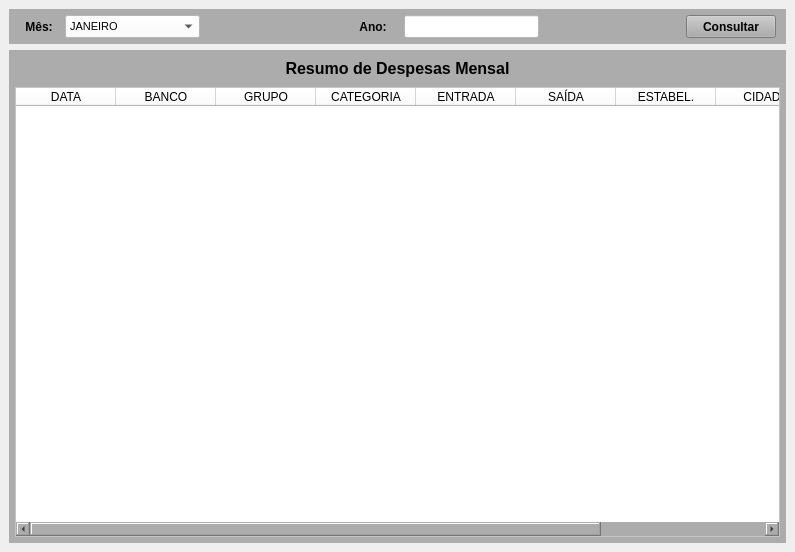
<?xml version="1.0" encoding="UTF-8"?>
<ui version="4.0">
 <class>MainWindow</class>
 <widget class="QMainWindow" name="MainWindow">
  <property name="geometry">
   <rect>
    <x>0</x>
    <y>0</y>
    <width>795</width>
    <height>552</height>
   </rect>
  </property>
  <property name="windowTitle">
   <string>MainWindow</string>
  </property>
  <widget class="QWidget" name="centralwidget">
   <layout class="QVBoxLayout" name="verticalLayout">
    <item>
     <widget class="QWidget" name="widget_5" native="true">
      <property name="minimumSize">
       <size>
        <width>0</width>
        <height>35</height>
       </size>
      </property>
      <property name="maximumSize">
       <size>
        <width>16777215</width>
        <height>35</height>
       </size>
      </property>
      <property name="styleSheet">
       <string notr="true">background-color: rgb(172, 172, 172);</string>
      </property>
      <layout class="QHBoxLayout" name="horizontalLayout_3">
       <property name="spacing">
        <number>6</number>
       </property>
       <property name="leftMargin">
        <number>10</number>
       </property>
       <property name="topMargin">
        <number>6</number>
       </property>
       <property name="rightMargin">
        <number>10</number>
       </property>
       <property name="bottomMargin">
        <number>6</number>
       </property>
       <item>
        <widget class="QLabel" name="label_16">
         <property name="minimumSize">
          <size>
           <width>40</width>
           <height>0</height>
          </size>
         </property>
         <property name="maximumSize">
          <size>
           <width>40</width>
           <height>16777215</height>
          </size>
         </property>
         <property name="font">
          <font>
           <pointsize>9</pointsize>
           <weight>75</weight>
           <bold>true</bold>
          </font>
         </property>
         <property name="text">
          <string>Mês:</string>
         </property>
         <property name="alignment">
          <set>Qt::AlignCenter</set>
         </property>
        </widget>
       </item>
       <item>
        <widget class="QComboBox" name="combo_Banco">
         <property name="sizePolicy">
          <sizepolicy hsizetype="Preferred" vsizetype="Preferred">
           <horstretch>0</horstretch>
           <verstretch>0</verstretch>
          </sizepolicy>
         </property>
         <property name="minimumSize">
          <size>
           <width>0</width>
           <height>0</height>
          </size>
         </property>
         <property name="maximumSize">
          <size>
           <width>16777215</width>
           <height>16777215</height>
          </size>
         </property>
         <property name="font">
          <font>
           <pointsize>8</pointsize>
          </font>
         </property>
         <property name="styleSheet">
          <string notr="true">background-color: rgb(255, 255, 255);</string>
         </property>
         <item>
          <property name="text">
           <string>JANEIRO</string>
          </property>
         </item>
         <item>
          <property name="text">
           <string>FEVEREIRO</string>
          </property>
         </item>
         <item>
          <property name="text">
           <string>MARÇO</string>
          </property>
         </item>
         <item>
          <property name="text">
           <string>ABRIL</string>
          </property>
         </item>
         <item>
          <property name="text">
           <string>MAIO</string>
          </property>
         </item>
         <item>
          <property name="text">
           <string>JUNHO</string>
          </property>
         </item>
         <item>
          <property name="text">
           <string>JULHO</string>
          </property>
         </item>
         <item>
          <property name="text">
           <string>AGOSTO</string>
          </property>
         </item>
         <item>
          <property name="text">
           <string>SETEMBRO</string>
          </property>
         </item>
         <item>
          <property name="text">
           <string>OUTUBRO</string>
          </property>
         </item>
         <item>
          <property name="text">
           <string>NOVEMBRO</string>
          </property>
         </item>
         <item>
          <property name="text">
           <string>DEZEMBRO</string>
          </property>
         </item>
        </widget>
       </item>
       <item>
        <widget class="QLabel" name="label">
         <property name="text">
          <string/>
         </property>
        </widget>
       </item>
       <item>
        <widget class="QLabel" name="label_18">
         <property name="minimumSize">
          <size>
           <width>50</width>
           <height>0</height>
          </size>
         </property>
         <property name="maximumSize">
          <size>
           <width>50</width>
           <height>16777215</height>
          </size>
         </property>
         <property name="font">
          <font>
           <pointsize>9</pointsize>
           <weight>75</weight>
           <bold>true</bold>
          </font>
         </property>
         <property name="text">
          <string>Ano:</string>
         </property>
         <property name="alignment">
          <set>Qt::AlignCenter</set>
         </property>
        </widget>
       </item>
       <item>
        <widget class="QLineEdit" name="line_Ano">
         <property name="sizePolicy">
          <sizepolicy hsizetype="Preferred" vsizetype="Preferred">
           <horstretch>0</horstretch>
           <verstretch>0</verstretch>
          </sizepolicy>
         </property>
         <property name="styleSheet">
          <string notr="true">background-color: rgb(255, 255, 255);</string>
         </property>
         <property name="alignment">
          <set>Qt::AlignCenter</set>
         </property>
        </widget>
       </item>
       <item>
        <widget class="QLabel" name="label_2">
         <property name="text">
          <string/>
         </property>
        </widget>
       </item>
       <item>
        <widget class="QPushButton" name="btn_Consulta">
         <property name="sizePolicy">
          <sizepolicy hsizetype="Preferred" vsizetype="Preferred">
           <horstretch>0</horstretch>
           <verstretch>0</verstretch>
          </sizepolicy>
         </property>
         <property name="minimumSize">
          <size>
           <width>90</width>
           <height>0</height>
          </size>
         </property>
         <property name="maximumSize">
          <size>
           <width>90</width>
           <height>16777215</height>
          </size>
         </property>
         <property name="font">
          <font>
           <pointsize>9</pointsize>
           <weight>75</weight>
           <bold>true</bold>
          </font>
         </property>
         <property name="cursor">
          <cursorShape>PointingHandCursor</cursorShape>
         </property>
         <property name="text">
          <string>Consultar</string>
         </property>
        </widget>
       </item>
      </layout>
     </widget>
    </item>
    <item>
     <widget class="QWidget" name="widget_4" native="true">
      <property name="styleSheet">
       <string notr="true">background-color: rgb(172, 172, 172);</string>
      </property>
      <layout class="QVBoxLayout" name="verticalLayout_2">
       <property name="spacing">
        <number>6</number>
       </property>
       <property name="leftMargin">
        <number>6</number>
       </property>
       <property name="topMargin">
        <number>6</number>
       </property>
       <property name="rightMargin">
        <number>6</number>
       </property>
       <property name="bottomMargin">
        <number>6</number>
       </property>
       <item>
        <widget class="QLabel" name="label_5">
         <property name="minimumSize">
          <size>
           <width>0</width>
           <height>25</height>
          </size>
         </property>
         <property name="maximumSize">
          <size>
           <width>16777215</width>
           <height>25</height>
          </size>
         </property>
         <property name="font">
          <font>
           <pointsize>12</pointsize>
           <weight>75</weight>
           <bold>true</bold>
          </font>
         </property>
         <property name="text">
          <string>Resumo de Despesas Mensal</string>
         </property>
         <property name="alignment">
          <set>Qt::AlignCenter</set>
         </property>
        </widget>
       </item>
       <item>
        <widget class="QTableWidget" name="table_Lista">
         <property name="sizePolicy">
          <sizepolicy hsizetype="Preferred" vsizetype="Preferred">
           <horstretch>0</horstretch>
           <verstretch>0</verstretch>
          </sizepolicy>
         </property>
         <property name="styleSheet">
          <string notr="true">background-color: rgb(255, 255, 255);</string>
         </property>
         <column>
          <property name="text">
           <string>DATA</string>
          </property>
         </column>
         <column>
          <property name="text">
           <string>BANCO</string>
          </property>
         </column>
         <column>
          <property name="text">
           <string>GRUPO</string>
          </property>
         </column>
         <column>
          <property name="text">
           <string>CATEGORIA</string>
          </property>
         </column>
         <column>
          <property name="text">
           <string>ENTRADA</string>
          </property>
         </column>
         <column>
          <property name="text">
           <string>SAÍDA</string>
          </property>
         </column>
         <column>
          <property name="text">
           <string>ESTABEL.</string>
          </property>
         </column>
         <column>
          <property name="text">
           <string>CIDADE</string>
          </property>
         </column>
         <column>
          <property name="text">
           <string>OBS</string>
          </property>
         </column>
        </widget>
       </item>
      </layout>
     </widget>
    </item>
   </layout>
  </widget>
 </widget>
 <resources/>
 <connections/>
</ui>
